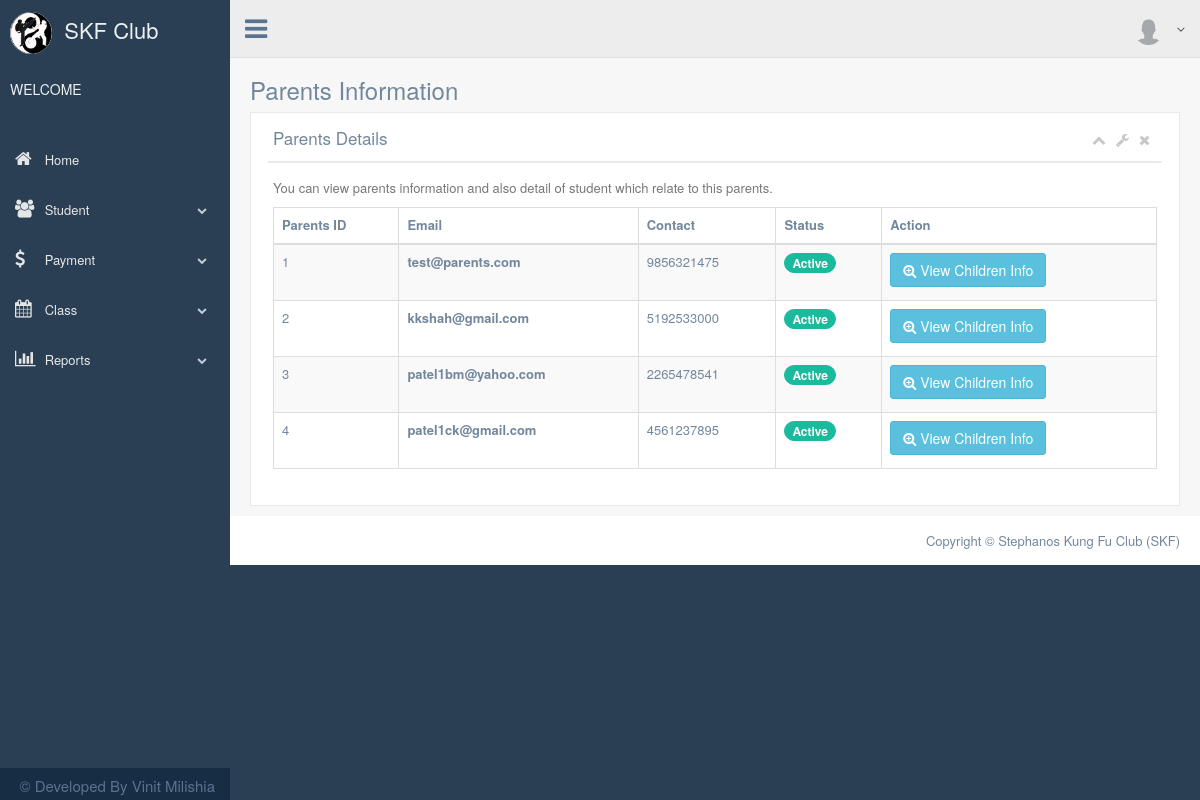
/parents_info.php, run on the app's committed database.
### tables this page shows
CREATE TABLE `parents` (
  `parents_id` int(10) NOT NULL,
  `parents_email` varchar(255) DEFAULT NULL,
  `parents_mobile` varchar(255) DEFAULT NULL,
  `parents_status` varchar(255) NOT NULL DEFAULT 'active'
);

### connection.php (called while the page is built, shortened)
<?php
class connection1
{
	function getdata($query)
	{
		$this->sql = $query;
		$this->res = mysql_query($this->sql);
	}
}
?>

### parents_info.php (the view, shortened to what this page needs)
<?php
include './connection.php';
include './header.php';
include './sidemenu.php';
include './navbar_top.php';
?>
        <div class="right_col" role="main">
          <div class="">
            <div class="page-title">
              <div class="title_left">
                <h3>Parents Information</h3>
              </div>
            </div>
            <div class="clearfix"></div>
            <div class="row">
              <div class="col-md-12 col-sm-12 col-xs-12">
                <div class="x_panel">
                  <div class="x_title">
                    <h2>Parents Details</h2>
                    <ul class="nav navbar-right panel_toolbox">
                      <li><a class="collapse-link"><i class="fa fa-chevron-up"></i></a>
                      </li>
                      <li class="dropdown">
                        <a href="#" class="dropdown-toggle" data-toggle="dropdown" role="button" aria-expanded="false"><i class="fa fa-wrench"></i></a>
                      </li>
                      <li><a class="close-link"><i class="fa fa-close"></i></a>
                      </li>
                    </ul>
                    <div class="clearfix"></div>
                  </div>
                  <div class="x_content">
                    <p class="text-muted font-13 m-b-30">
                      You can view parents information and also detail of student which relate to this parents.
                    </p>
                    <table id="datatable-responsive" class="table table-striped table-bordered dt-responsive nowrap" cellspacing="0" width="100%">
                      <thead>
                        <tr>
                          <th>Parents ID</th>
                          <th>Email</th>
                          <th>Contact</th>
                          <th>Status</th>
                          <th>Action</th>
                        </tr>
                      </thead>
                        <?php
                            $c=new connection1();
                            $c->connect();
                            $c->sql="select * from parents order by parents_id";
                            $c->getdata($c->sql);
                             echo  "<tbody>";
                             while($row = mysql_fetch_array($c->res))
                             {
                               if($row['parents_status']=='active')
                               {
                                   $img="<span class=\"badge bg-green\">Active</span>";
                               }
                               else
                               {
                                   $img="<span class=\"badge bg-red\">Disable</span>";
                               }
                             echo "<tr>";
                             echo "<td>". $row['parents_id'] ."</td>";
                             echo "<td><b>" .$row['parents_email'] . "</b></td>";
                             echo "<td>". $row['parents_mobile'] ."</td>";
                             echo "<td>". $img."</td>";
                             echo "<td>"."<a class=\"btn btn-info\" data-toggle=\"tooltip\" data-placement=\"top\" title=\"\" data-original-title=\"View\" href=\"view_parents.php?page=view_parents&pid=".$row['parents_id']." \"><i class=\"fa fa-search-plus\"></i> View Children Info</a>"."</td>";
                             echo "</tr>";
                            }
                            echo "</tbody>";
                        ?>
                    </table>
                  </div>
                </div>
              </div>
            </div>
          </div>
        </div>
<?php
include './footer.php';
include './jscript.php';
?>

### data on the page
parents: parents_id "1", parents_email "test@parents.com", parents_mobile "9856321475", parents_status "Active"
parents: parents_id "2", parents_email "kkshah@gmail.com", parents_mobile "5192533000", parents_status "Active"
parents: parents_id "3", parents_email "patel1bm@yahoo.com", parents_mobile "2265478541", parents_status "Active"
parents: parents_id "4", parents_email "patel1ck@gmail.com", parents_mobile "4561237895", parents_status "Active"
